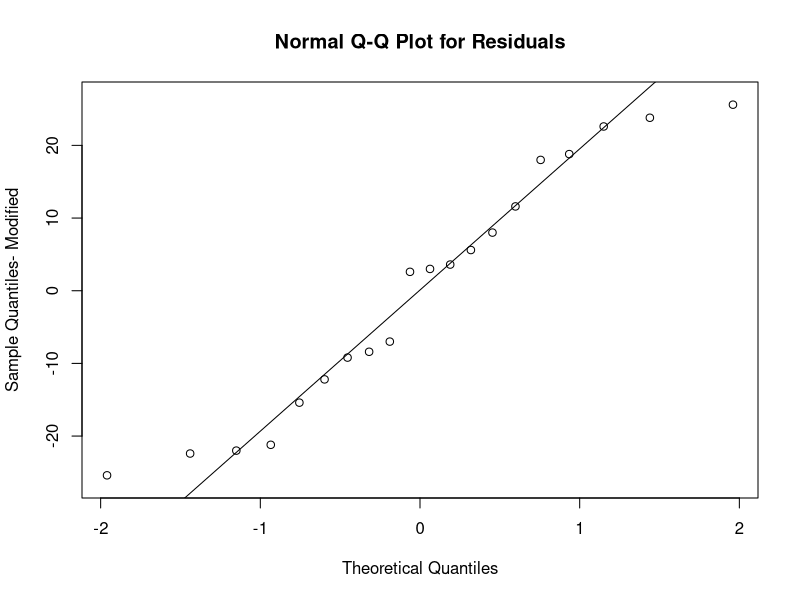
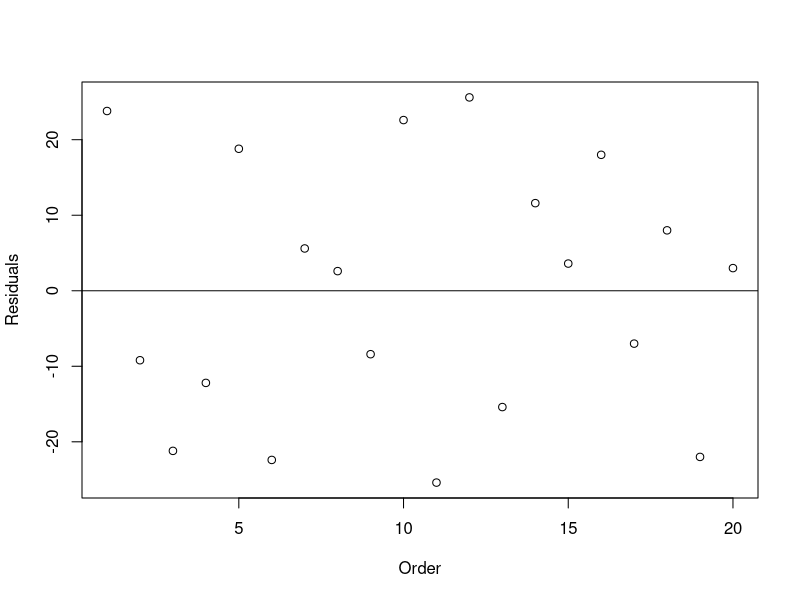
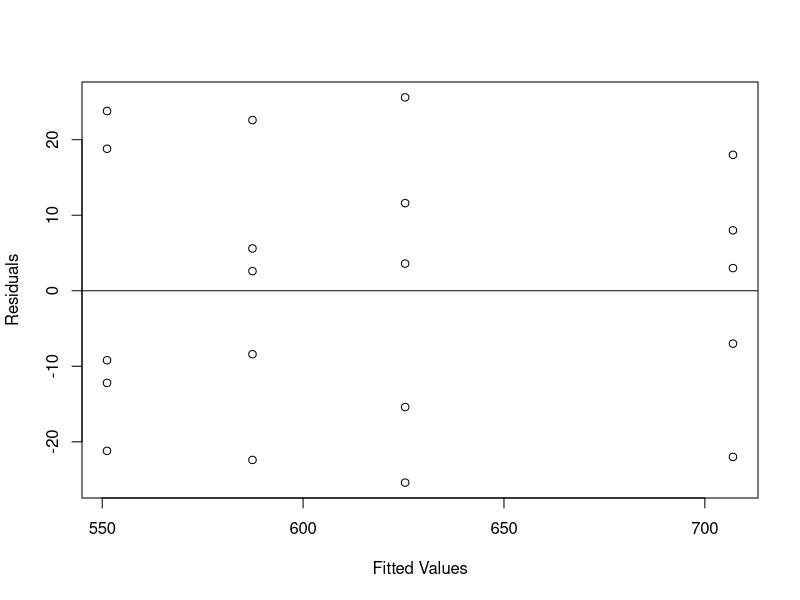

Source code (R) for these figures, in order: (Note: this script raises an error after producing the figures.)

rm(list = ls())
#EtchRate <-c(-25,-58,-70,-61,-30,-35,-7,-10,-21,10,-0,51,10,37,29,125,100,115,85,110)
#ER=EtchRate+600
RFPower<-c(160,160,160,160,160,180,180,180,180,180,200,200,200,200,200,220,220,220,220,220)
ER<-c(575,542, 530, 539, 570, 565, 593, 590, 579, 610, 600, 651, 610,
      637, 629, 725, 700, 715, 685, 710)
ER_data <- data.frame(ER,RFPower)

library(dplyr)
group_by(ER_data, RFPower) %>%
  summarise(
    count = n(),
    mean = mean(ER, na.rm = TRUE),
    sd = sd(ER, na.rm = TRUE)
  )

res.aov <-aov(ER~factor(RFPower),data=ER_data)
summary(res.aov)

#Checking assumptions
#Normality
etch_residuals<-res.aov$residuals
qqnorm(etch_residuals, ylim=c(min(etch_residuals)-1,max(etch_residuals)+1), main = "Normal Q-Q Plot for Residuals",
       xlab = "Theoretical Quantiles", ylab = "Sample Quantiles- Modified",
       plot.it = TRUE, datax = FALSE)

qqline(etch_residuals, datax = FALSE, distribution = qnorm)

#Check Independency
plot(1:1:20,etch_residuals,ylab="Residuals",xlab="Order")
abline(h=0)

#Check Variance
Fitted_values=res.aov$fitted.values
plot(Fitted_values,etch_residuals,ylab="Residuals",xlab="Fitted Values")
abline(h=0)

#Multiple comparisons
#Individual ttest for each  comparison
RF_160<-ER_data$ER[ER_data$RFPower==160]
RF_180<-ER_data$ER[ER_data$RFPower==180]
RF_200<-ER_data$ER[ER_data$RFPower==200]
RF_220<-ER_data$ER[ER_data$RFPower==220]
PValues_RF<-NULL
resttest<-t.test(RF_160,RF_180)
PValues_RF[1]<-resttest$p.value
resttest<-t.test(RF_160,RF_200)
PValues_RF[2]<-resttest$p.value
resttest<-t.test(RF_160,RF_220)
PValues_RF[3]<-resttest$p.value
resttest<-t.test(RF_180,RF_200)
PValues_RF[4]<-resttest$p.value
resttest<-t.test(RF_180,RF_220)
PValues_RF[5]<-resttest$p.value
resttest<-t.test(RF_200,RF_220)
PValues_RF[6]<-resttest$p.value
resttest<-t.test(RF_200,RF_220)
PValues_R_round<-round(PValues_RF, digits=6)

#Multiple comparisons
#Bonferroni
#NewP=6*PValues_RF
p.adjust(PValues_RF,'bonferroni')
#Benjamini_Hochberg pro0cedure FDR
p.adjust(PValues_RF,'fdr')
Ord_pvalues=sort(PValues_RF)
alpha=0.05
Cutoff=(c(1,2,3,4,5,6)/6)*alpha
Ord_pvalues<=Cutoff

#Another example
P_values=c(0.02850,0.02980,0.48815,0.03010,0.02500,1)
p.adjust (P_values, method="fdr")
p.adjust(P_values,method="bonferroni")
sort(P_values)<Cutoff

#Tukey
TUKEY <- TukeyHSD(x=res.aov, "factor(RFPower)", conf.level=0.95)
Quantile_0.05=qtukey(0.05,4,16,lower.tail = FALSE)
Quantile_0.05*sqrt(5339.20/(16*5)) #This is T_alpha

#Model
lmres<-lm(ER~factor(RFPower))
summary(lmres)
require(lme4)
remres<-lmer(ER~1|factor(RFPower))#package lme4
summary(remres)
